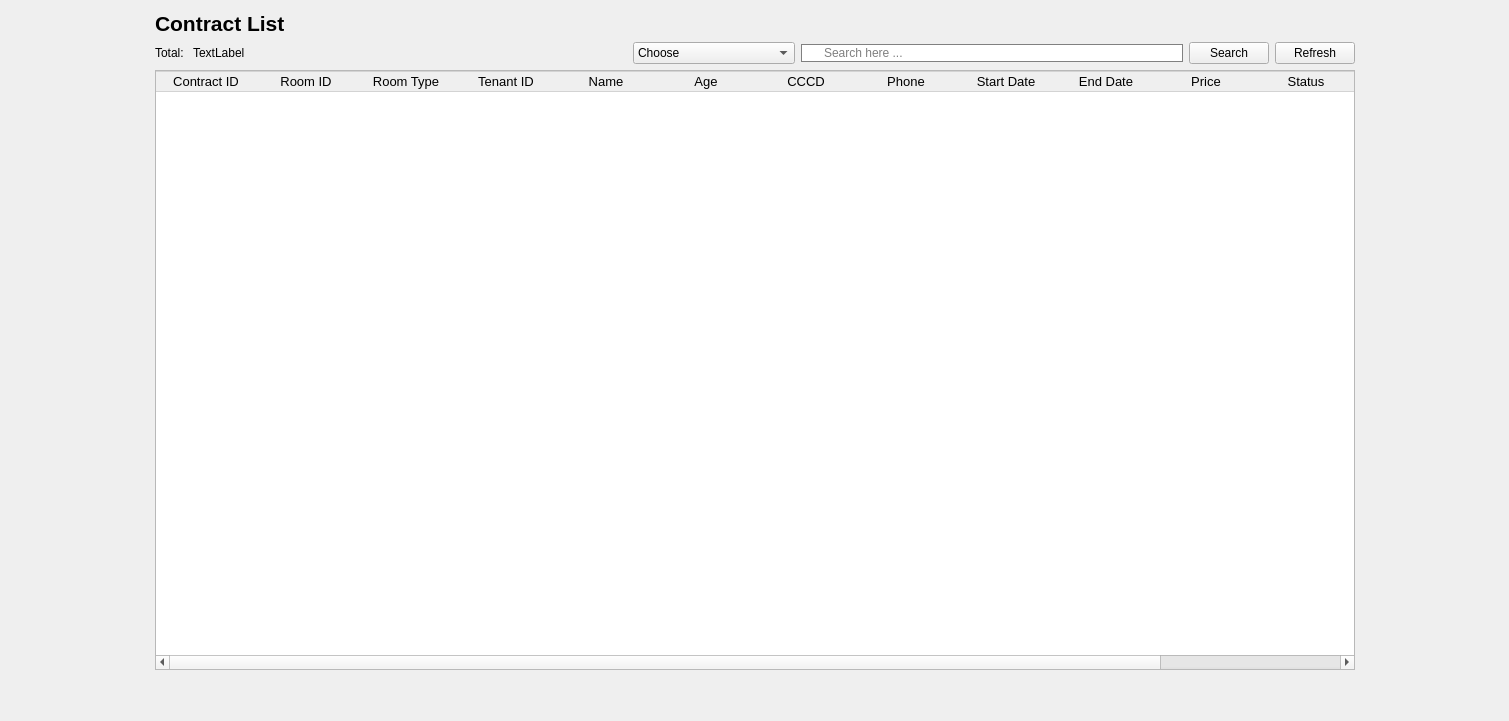
             <widget class="QWidget" name="page_9">
              <layout class="QHBoxLayout" name="horizontalLayout_13">
               <item>
                <spacer name="horizontalSpacer_11">
                 <property name="orientation">
                  <enum>Qt::Orientation::Horizontal</enum>
                 </property>
                 <property name="sizeHint" stdset="0">
                  <size>
                   <width>144</width>
                   <height>20</height>
                  </size>
                 </property>
                </spacer>
               </item>
               <item>
                <layout class="QVBoxLayout" name="verticalLayout_10">
                 <item>
                  <layout class="QHBoxLayout" name="horizontalLayout_30">
                   <item>
                    <widget class="QLabel" name="label_17">
                     <property name="font">
                      <font>
                       <pointsize>16</pointsize>
                       <bold>true</bold>
                      </font>
                     </property>
                     <property name="text">
                      <string>Contract List</string>
                     </property>
                    </widget>
                   </item>
                   <item>
                    <spacer name="horizontalSpacer_22">
                     <property name="orientation">
                      <enum>Qt::Orientation::Horizontal</enum>
                     </property>
                     <property name="sizeHint" stdset="0">
                      <size>
                       <width>40</width>
                       <height>20</height>
                      </size>
                     </property>
                    </spacer>
                   </item>
                  </layout>
                 </item>
                 <item>
                  <layout class="QHBoxLayout" name="horizontalLayout_25">
                   <item>
                    <layout class="QHBoxLayout" name="horizontalLayout_26">
                     <item>
                      <widget class="QLabel" name="label_16">
                       <property name="text">
                        <string>Total: </string>
                       </property>
                      </widget>
                     </item>
                     <item>
                      <widget class="QLabel" name="totalroom_5">
                       <property name="text">
                        <string>TextLabel</string>
                       </property>
                      </widget>
                     </item>
                    </layout>
                   </item>
                   <item>
                    <spacer name="horizontalSpacer_21">
                     <property name="orientation">
                      <enum>Qt::Orientation::Horizontal</enum>
                     </property>
                     <property name="sizeHint" stdset="0">
                      <size>
                       <width>40</width>
                       <height>20</height>
                      </size>
                     </property>
                    </spacer>
                   </item>
                   <item>
                    <widget class="QComboBox" name="CBSRer_3">
                     <item>
                      <property name="text">
                       <string>Choose</string>
                      </property>
                     </item>
                     <item>
                      <property name="text">
                       <string>Room ID</string>
                      </property>
                     </item>
                     <item>
                      <property name="text">
                       <string>Room Type</string>
                      </property>
                     </item>
                     <item>
                      <property name="text">
                       <string>Phòng đang trống</string>
                      </property>
                     </item>
                     <item>
                      <property name="text">
                       <string>Phòng đã có người thuê</string>
                      </property>
                     </item>
                     <item>
                      <property name="text">
                       <string>Phòng đang bảo trì</string>
                      </property>
                     </item>
                    </widget>
                   </item>
                   <item>
                    <widget class="QLineEdit" name="LineEditSearchRe_3">
                     <property name="styleSheet">
                      <string notr="true">QLineEdit{
padding-left:20px;
border: 1px solid gray;
border-radius: 10px;
}</string>
                     </property>
                     <property name="text">
                      <string/>
                     </property>
                     <property name="placeholderText">
                      <string>Search here ...</string>
                     </property>
                    </widget>
                   </item>
                   <item>
                    <widget class="QPushButton" name="searchRer_3">
                     <property name="text">
                      <string>Search</string>
                     </property>
                     <property name="icon">
                      <iconset>
                       <normaloff>:/new/prefix1/Resources/loupe.png</normaloff>:/new/prefix1/Resources/loupe.png</iconset>
                     </property>
                     <property name="checkable">
                      <bool>false</bool>
                     </property>
                    </widget>
                   </item>
                   <item>
                    <widget class="QPushButton" name="RefRebtn_3">
                     <property name="text">
                      <string>Refresh</string>
                     </property>
                     <property name="icon">
                      <iconset>
                       <normaloff>:/new/prefix1/Resources/reload.png</normaloff>:/new/prefix1/Resources/reload.png</iconset>
                     </property>
                    </widget>
                   </item>
                  </layout>
                 </item>
                 <item>
                  <widget class="QTableWidget" name="ContractTable">
                   <property name="minimumSize">
                    <size>
                     <width>1200</width>
                     <height>600</height>
                    </size>
                   </property>
                   <property name="font">
                    <font>
                     <pointsize>10</pointsize>
                    </font>
                   </property>
                   <property name="styleSheet">
                    <string notr="true">QPushButton{
	 border: none;
}
QTableWidget::item {
       border-right: none;
       border-left: none;
       border-bottom: 1px solid #D3D3D3;
}
QHeaderView::section {
       border: 1px solid #D3D3D3; 
       border-right: none;      
       border-left: none;       
}</string>
                   </property>
                   <property name="editTriggers">
                    <set>QAbstractItemView::EditTrigger::NoEditTriggers</set>
                   </property>
                   <property name="alternatingRowColors">
                    <bool>true</bool>
                   </property>
                   <property name="selectionMode">
                    <enum>QAbstractItemView::SelectionMode::NoSelection</enum>
                   </property>
                   <property name="showGrid">
                    <bool>false</bool>
                   </property>
                   <attribute name="horizontalHeaderVisible">
                    <bool>true</bool>
                   </attribute>
                   <attribute name="horizontalHeaderCascadingSectionResizes">
                    <bool>false</bool>
                   </attribute>
                   <attribute name="horizontalHeaderHighlightSections">
                    <bool>true</bool>
                   </attribute>
                   <attribute name="horizontalHeaderShowSortIndicator" stdset="0">
                    <bool>false</bool>
                   </attribute>
                   <attribute name="horizontalHeaderStretchLastSection">
                    <bool>false</bool>
                   </attribute>
                   <column>
                    <property name="text">
                     <string>Contract ID</string>
                    </property>
                    <property name="font">
                     <font>
                      <pointsize>10</pointsize>
                     </font>
                    </property>
                   </column>
                   <column>
                    <property name="text">
                     <string>Room ID</string>
                    </property>
                    <property name="font">
                     <font>
                      <pointsize>10</pointsize>
                     </font>
                    </property>
                   </column>
                   <column>
                    <property name="text">
                     <string>Room Type</string>
                    </property>
                    <property name="font">
                     <font>
                      <pointsize>10</pointsize>
                     </font>
                    </property>
                   </column>
                   <column>
                    <property name="text">
                     <string>Tenant ID</string>
                    </property>
                    <property name="font">
                     <font>
                      <pointsize>10</pointsize>
                     </font>
                    </property>
                   </column>
                   <column>
                    <property name="text">
                     <string>Name</string>
                    </property>
                    <property name="font">
                     <font>
                      <pointsize>10</pointsize>
                     </font>
                    </property>
                   </column>
                   <column>
                    <property name="text">
                     <string>Age</string>
                    </property>
                    <property name="font">
                     <font>
                      <pointsize>10</pointsize>
                     </font>
                    </property>
                   </column>
                   <column>
                    <property name="text">
                     <string>CCCD</string>
                    </property>
                   </column>
                   <column>
                    <property name="text">
                     <string>Phone</string>
                    </property>
                   </column>
                   <column>
                    <property name="text">
                     <string>Start Date</string>
                    </property>
                   </column>
                   <column>
                    <property name="text">
                     <string>End Date</string>
                    </property>
                   </column>
                   <column>
                    <property name="text">
                     <string>Price</string>
                    </property>
                   </column>
                   <column>
                    <property name="text">
                     <string>Status</string>
                    </property>
                   </column>
                   <column>
                    <property name="text">
                     <string>Action</string>
                    </property>
                   </column>
                  </widget>
                 </item>
                 <item>
                  <spacer name="verticalSpacer_4">
                   <property name="orientation">
                    <enum>Qt::Orientation::Vertical</enum>
                   </property>
                   <property name="sizeHint" stdset="0">
                    <size>
                     <width>20</width>
                     <height>40</height>
                    </size>
                   </property>
                  </spacer>
                 </item>
                </layout>
               </item>
               <item>
                <spacer name="horizontalSpacer_12">
                 <property name="orientation">
                  <enum>Qt::Orientation::Horizontal</enum>
                 </property>
                 <property name="sizeHint" stdset="0">
                  <size>
                   <width>143</width>
                   <height>20</height>
                  </size>
                 </property>
                </spacer>
               </item>
              </layout>
             </widget>
